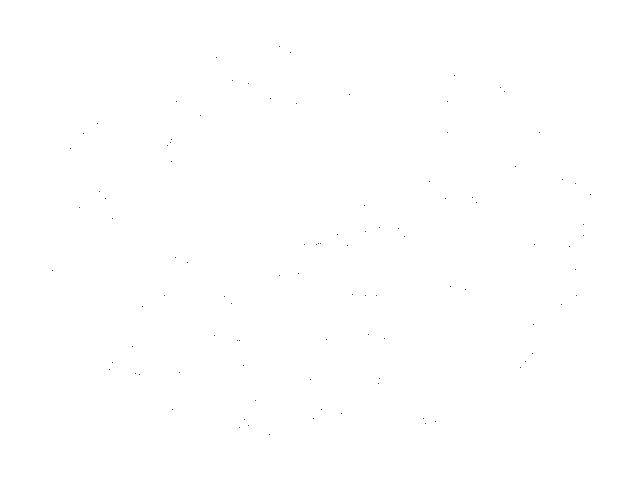
Frame 1 (no input)
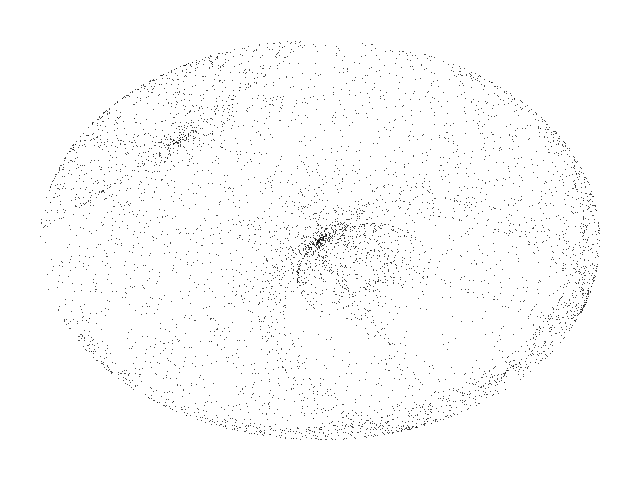
Frame 60 (the mouse pressed at the canvas centre just before this capture)
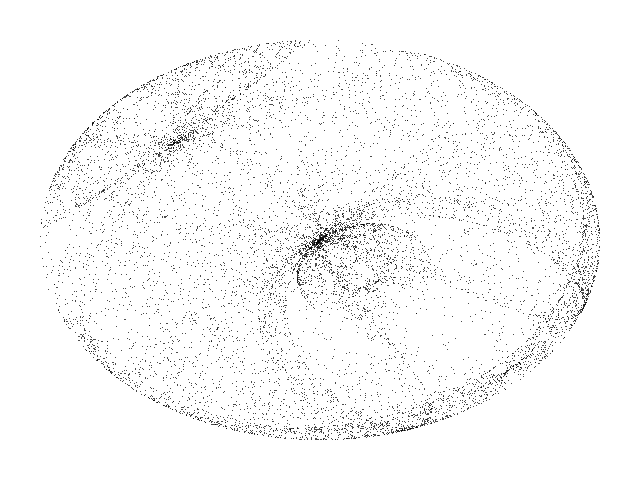
Frame 120 (the mouse held since frame 60 and released just before this capture)

The Processing sketch that drew these frames (run headless with seeded random() and noise(); from frame 60 on, the mouse is pressed at the canvas centre):

// Processing sketch: De_Jong_B
// ── De_Jong_B.pde
// Peter de Jong B chaotic map //

  float x = 0.5;
  float y = 0.1;
  float a = -2.0;
  float b = -2.0;
  float c = -2.0;
  float d = -2.0;


void setup() {
  
  size(640, 480);
  background(255);
  
}

void draw() {
  
  for (int i=0; i<100; i++) {
    
    float nx = x;
    float ny = y;
    
    x = sin(a * ny) - cos(b * nx);
    y = sin(c * nx) - cos(d * ny);
    
    point(320 + (140 * x), 240 + (100 * y));
        
  }

}
